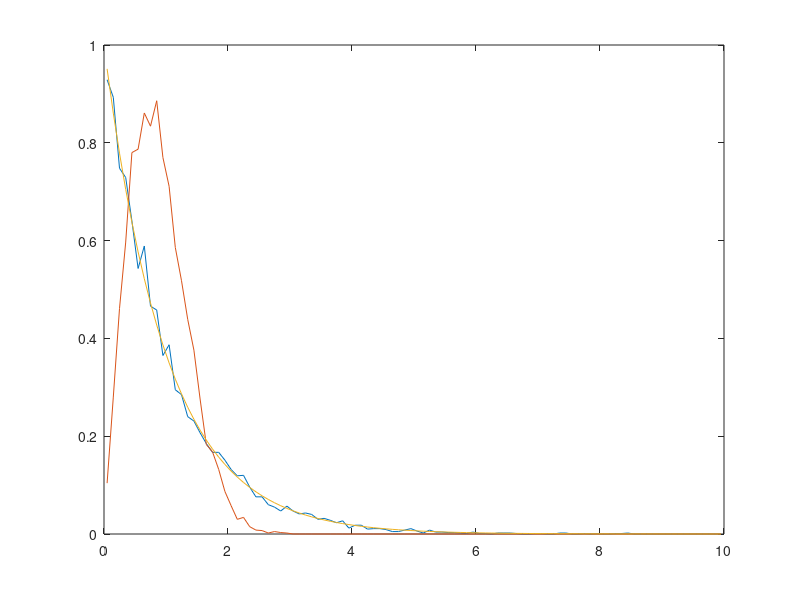

Source code (MATLAB):
N = 10^4;

x = (1/sqrt(2)*randn(1,N));
y = (1/sqrt(2)*randn(1,N));

dx = 0.1;
xb = dx/2:dx:10;


ee = x.^2 + y.^2; %Exponential
eh = hist(ee,xb);


r = sqrt(ee);  %rayleigh
rh = hist(r,xb);

fe = eh/(N*dx);
fr = rh/(N*dx);

plot(xb,fe,xb,fr)

fexact_e = exp(-xb);
hold on
plot(xb,fexact_e)

%파란색은 원래 0에서 쭉 올라가야 하는데 에러 때문에 그러것 이다.